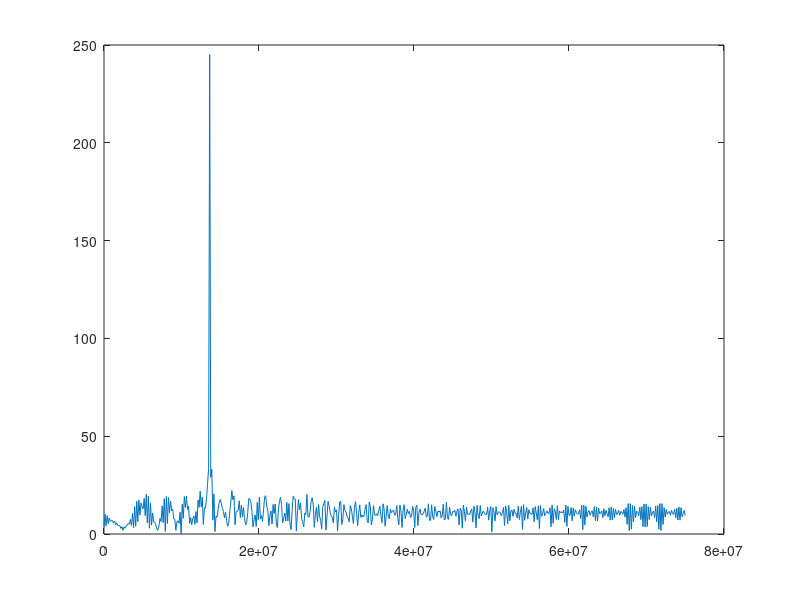
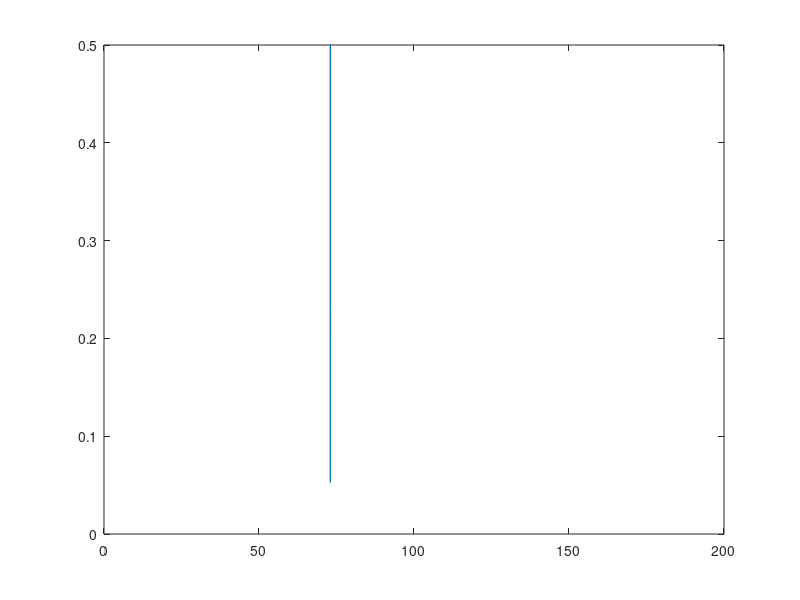
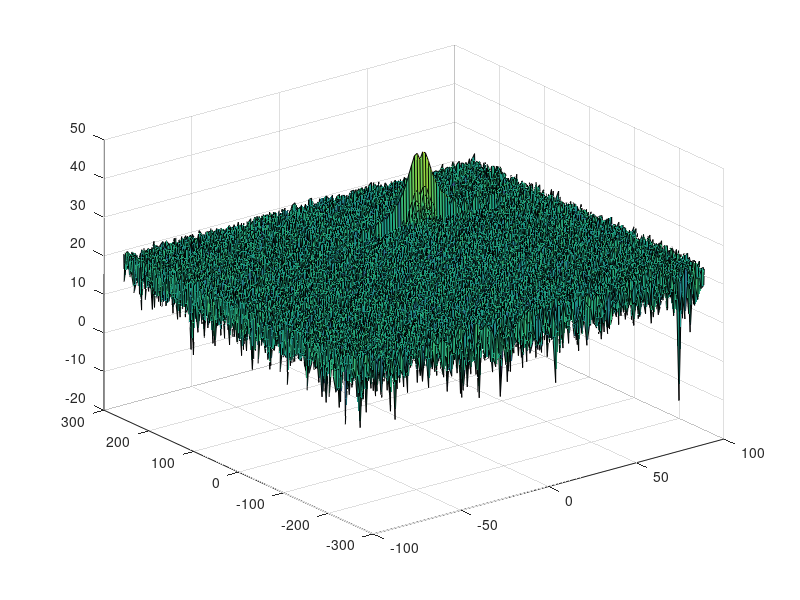

Write MATLAB code to recreate these figures, in order. (Note: this script raises an error after producing the figures.)
clear all
clc;


%% Radar Specifications
%%%%%%%%%%%%%%%%%%%%%%%%%%%
% Frequency of operation = 77GHz
% Max Range = 200m
% Range Resolution = 1 m
% Max Velocity = 100 m/s
%%%%%%%%%%%%%%%%%%%%%%%%%%%
%speed of light = 3e8

range_res = 1;
max_vel = 100;
vel_res = 3;
max_range = 200;
c = 3e8;

%% User Defined Range and Velocity of target
% *%TODO* :
% define the target's initial position and velocity. Note : Velocity
% remains contant
v_0 = 30; % 30 m/s
R = 100; % 100 m 

%% FMCW Waveform Generation

b_sweep = c / (2*range_res);
Tchrip = (2*max_range) / c;
Tchrip = 5.5*Tchrip; % For an FMCW radar system, the sweep time should be at least 5 to 6 
             % times the round trip time.
slope = b_sweep / Tchrip;

%Operating carrier frequency of Radar 
fc= 77e9;             %carrier freq
                                                         
%The number of chirps in one sequence. Its ideal to have 2^ value for the ease of running the FFT
%for Doppler Estimation. 
Nd=128;                   % #of doppler cells OR #of sent periods % number of chirps

%The number of samples on each chirp. 
Nr=1024;                  %for length of time OR # of range cells

% Timestamp for running the displacement scenario for every sample on each chirp
t=linspace(0,Nd*Tchrip,Nr*Nd); %total time for samples 


%Creating the vectors for Tx, Rx and Mix based on the total samples input.
Tx=zeros(1,length(t)); %transmitted signal
Rx=zeros(1,length(t)); %received signal
Mix = zeros(1,length(t)); %beat signal

%Similar vectors for range_covered and time delay.
r_t=zeros(1,length(t));
td=zeros(1,length(t)); % trip time 


%% Signal generation and Moving Target simulation
% Running the radar scenario over the time. 
disp(length(t));
for i=1:length(t)         
    
    %For each time stamp update the Range of the Target for constant velocity. 
    r_t(i) = R + v_0 * t(i); 
    td(i) = 2*r_t(i) / c;
    
    % Receive and Transmit
    Tx(i) = cos(2*pi*(fc*t(i) + 0.5*slope*t(i)^2));
    Rx(i) = cos(2*pi*(fc*(t(i) - td(i)) + 0.5*slope*(t(i)-td(i))^2 ));
    
    %Now by mixing the Transmit and Receive generate the beat signal
    %This is done by element wise matrix multiplication of Transmit and
    %this mix signal hold the information about both Range(comming from the freq change and Doppler comming from phase change)    
    Mix(i) = Tx(i).*Rx(i);
    
end

fprintf("Ray2");

%% RANGE MEASUREMENT
% Signal lenght
L = Tchrip *  b_sweep;

%reshape the vector into Nr*Nd array. Nr and Nd here would also define the size of
%Range and Doppler FFT respectively.
Mix = reshape(Mix,[Nr,Nd]);

%run the FFT on the beat signal along the range bins dimension (Nr) and
%normalize.
signal_fft=fft(Mix,Nr);
signal_fft = abs(signal_fft); % absolute

signal_fft = signal_fft(1:L/2+1);% half samples


f = b_sweep*(0:(L/2))/L;
figure('Name','FFT')
plot(f,signal_fft)

% range estimation
R = (c*Tchrip*f)/(2*b_sweep);

% Plot range
figure ('Name','Range FFT')
plot(R, signal_fft)
axis ( [0 200 0 0.5] );


%% RANGE DOPPLER RESPONSE
% The 2D FFT implementation is already provided here. This will run a 2DFFT
% on the mixed signal (beat signal) output and generate a range doppler
% map.You will implement CFAR on the generated RDM


% Range Doppler Map Generation.

% The output of the 2D FFT is an image that has reponse in the range and
% doppler FFT bins. So, it is important to convert the axis from bin sizes
% to range and doppler based on their Max values.

Mix=reshape(Mix,[Nr,Nd]);

% 2D FFT using the FFT size for both dimensions.
sig_fft2 = fft2(Mix,Nr,Nd);

% Taking just one side of signal from Range dimension.
sig_fft2 = sig_fft2(1:Nr/2,1:Nd);
sig_fft2 = fftshift (sig_fft2);
RDM = abs(sig_fft2);
RDM = 10*log10(RDM) ;

%use the surf function to plot the output of 2DFFT and to show axis in both
%dimensions
doppler_axis = linspace(-100,100,Nd);
range_axis = linspace(-200,200,Nr/2)*((Nr/2)/400);
figure,surf(doppler_axis,range_axis,RDM);

%% CFAR implementation

%Slide Window through the complete Range Doppler Map

% *%TODO* :
%Select the number of Training Cells in both the dimensions.
Tr = 12;
Td = 6;

% *%TODO* :
%Select the number of Guard Cells in both dimensions around the Cell under 
%test (CUT) for accurate estimation
Gr = 6;
Gd = 3;

% *%TODO* :
% offset the threshold by SNR value in dB
offset = 7;


% *%TODO* :
% The process above will generate a thresholded block, which is smaller 
%than the Range Doppler Map as the CUT cannot be located at the edges of
%matrix. Hence,few cells will not be thresholded. To keep the map size same
% set those values to 0. 

% Then create another vector to hold final signal after thresholding
signal_cfar = zeros(Nr/2,Nd);

% *%TODO* :
%Create a vector to store noise_level for each iteration on training cells
noise_level = zeros(1,1);


% *%TODO* :
%design a loop such that it slides the CUT across range doppler map by
%giving margins at the edges for Training and Guard Cells.
%For every iteration sum the signal level within all the training
%cells. To sum convert the value from logarithmic to linear using db2pow
%function. Average the summed values for all of the training
%cells used. After averaging convert it back to logarithimic using pow2db.
%Further add the offset to it to determine the threshold. Next, compare the
%signal under CUT with this threshold. If the CUT level > threshold assign
%it a value of 1, else equate it to 0.


% Use RDM[x,y] as the matrix from the output of 2D FFT for implementing CFAR
num_cells = (2*Tr+2*Gr+1)*(2*Td+2*Gd+1) - (2*Gr+1)*(2*Gd+1);

for i=1:(Nr/2-(2*Gr+2*Tr))
    for j=1:(Nd-(2*Gd+2*Td))
        s1 = sum(db2pow(RDM(i:i+2*Tr+2*Gr, j:j+2*Td+2*Gd)),'all');
        s2 = sum(db2pow(RDM(i+Tr:i+Tr+2*Gr, j+Td:j+Td+2*Gd)),'all');    
        noise_level = s1 - s2;
        
%         threshold = avarage noise
        th = noise_level/num_cells;
%         * offset
        th = pow2db(th) + offset;
        th= db2pow(th);
        
        
        signal = db2pow(RDM(i+Tr+Gr, j+Td+Gd));

%         if signal > threshold take it in considration
        if (signal <= th)
            signal = 0;
        else 
            signal = 1;
        end
        
        signal_cfar(i+Tr+Gr,j+Td+Gd) = signal;        
    end
end


figure,surf(doppler_axis,range_axis,signal_cfar);
colorbar;

 
 